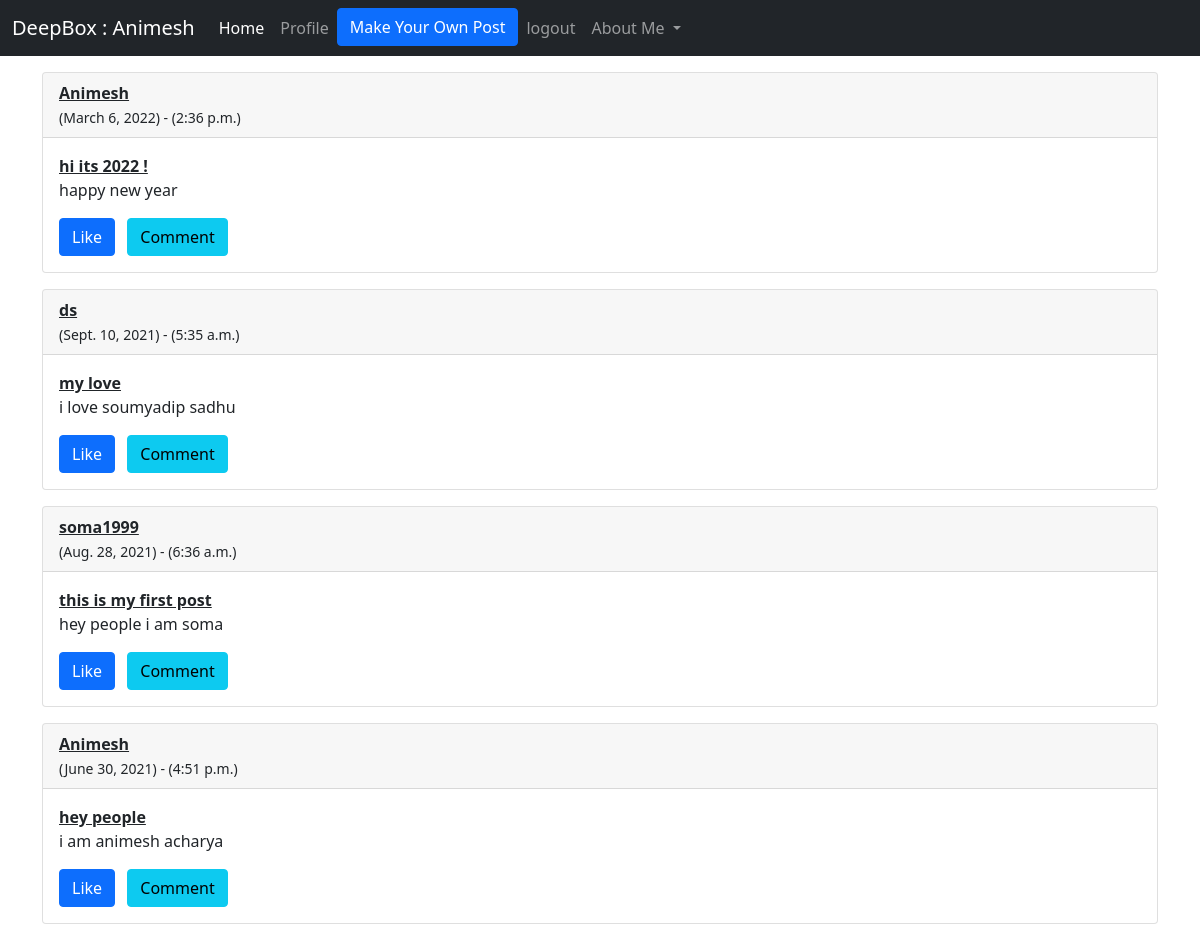
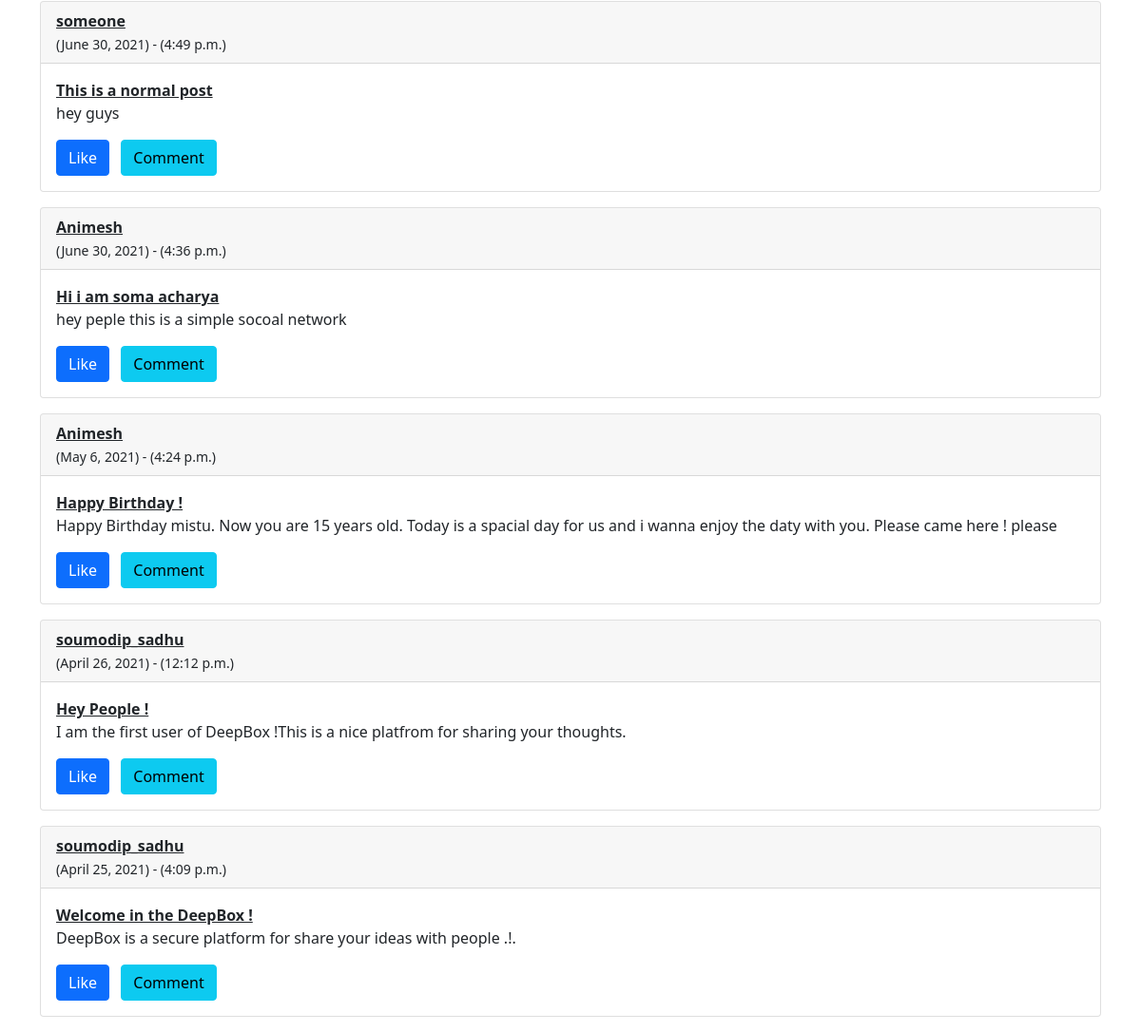
Screenshot of /homepage/ (signed in) with the database file from the repository (2 pictures, top to bottom).
### homepage/models.py (models this page shows, shortened)
class Post(models.Model):
    user=models.ForeignKey(User,on_delete=models.CASCADE)
    caption=models.CharField(max_length=200)
    title=models.CharField(max_length=100)
    date=models.DateTimeField(auto_now_add=True)

### homepage/views.py (the view)
# urls.py: path('',views.userhome,name='userhome'),
def userhome(request):
    posts=Post.objects.all().order_by("-pk")
    data={'posts':posts}
    return render(request,'homepage/postfeed.html',data)

### templates/homepage/postfeed.html (shortened to what this page needs)
<!doctype html>
<html lang="en">
  <head>
    <link href="https://cdn.jsdelivr.net/npm/bootstrap@5.0.0-beta3/dist/css/bootstrap.min.css" rel="stylesheet">
  </head>
    <nav class="navbar navbar-expand-lg navbar-dark bg-dark">
  <div class="container-fluid">
    <a class="navbar-brand">DeepBox : {{request.user}}</a>
    <div class="collapse navbar-collapse" id="navbarSupportedContent">
      <ul class="navbar-nav me-auto mb-2 mb-lg-0">
        <li class="nav-item">
          <a class="nav-link active" aria-current="page" href="/homepage/">Home</a>
        </li>
        <li class="nav-item">
          <a class="nav-link" href="/homepage/profile">Profile</a>
        </li>
         <li class="nav-item">
          <button type="button" class="btn btn-primary ml-0" data-bs-toggle="modal" data-bs-target="#postModel">
          Make Your Own Post
        </button>
        </li>
        <li class="nav-item">
          <a class="nav-link" href="/logout">logout</a>
        </li>
        <li class="nav-item dropdown">
          <a class="nav-link dropdown-toggle" href="#" id="navbarDropdown" role="button" data-bs-toggle="dropdown" aria-expanded="false">
            About Me
          </a>
        </li>
      </ul>
    </div>
  </div>
</nav>
<body>
{% for i in posts %}
  <div class='container my-3'>
   <div class="card">
   <div class="card-header">
     <b><u>{{i.user}}</u></b>
     <br>
     <small>({{i.date.date}}) - ({{i.date.time}})</small>
   </div>
    <div class="card-body">
      <u><b><p class="card-text">{{i.title}}</p></b></u>
      <p>{{i.caption}}</p>
     <a href="#" class="btn btn-primary">Like</a>
      <button type="button" class="btn btn-info mx-2">Comment</button>
    </div>
  </div>
  </div>
{% endfor %}
</body>
</html>

### rows the page displays
Post: user "Animesh", date "March 6, 2022", date.time "2:36 p.m.", title "hi its 2022 !", caption "happy new year"
Post: user "ds", date "Sept. 10, 2021", date.time "5:35 a.m.", title "my love", caption "i love soumyadip sadhu"
Post: user "soma1999", date "Aug. 28, 2021", date.time "6:36 a.m.", title "this is my first post", caption "hey people i am soma"
Post: user "Animesh", date "June 30, 2021", date.time "4:51 p.m.", title "hey people", caption "i am animesh acharya"
Post: user "someone", date "June 30, 2021", date.time "4:49 p.m.", title "This is a normal post", caption "hey guys"
Post: user "Animesh", date "June 30, 2021", date.time "4:36 p.m.", title "Hi i am soma acharya", caption "hey peple this is a simple socoal network"
Post: user "Animesh", date "May 6, 2021", date.time "4:24 p.m.", title "Happy Birthday !", caption "Happy Birthday mistu. Now you are 15 years old. Today is a spacial day for us and i wanna enjoy the daty with you. Please came here ! please"
Post: user "soumodip_sadhu", date "April 26, 2021", date.time "12:12 p.m.", title "Hey People !", caption "I am the first user of DeepBox !This is a nice platfrom for sharing your thoughts."
Post: user "soumodip_sadhu", date "April 25, 2021", date.time "4:09 p.m.", title "Welcome in the DeepBox !", caption "DeepBox is a secure platform for share your ideas with people .!."

### other values shown
{{ request.user }} "Animesh"
